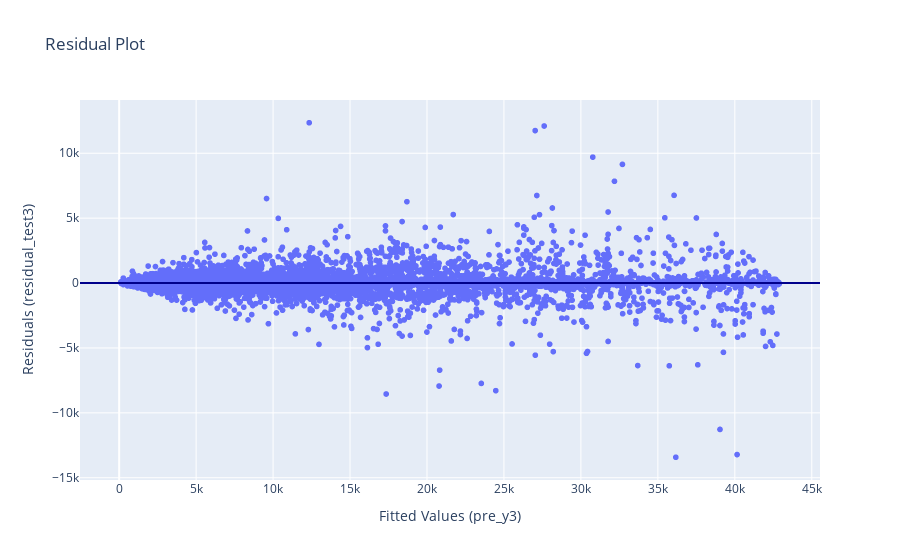

The code cell stored with this chart in its notebook:
### Code cell
fig = px.scatter(x = pre_y3, y = residual_test3, title = 'Residual Plot')
fig.add_hline(y = 0, line_color = 'darkblue')
fig.update_layout(xaxis_title = 'Fitted Values (pre_y3)', yaxis_title = 'Residuals (residual_test3)')
fig.show()

### Figure 1 — Plotly figure (JSON) as saved in the notebook; plotly's stock layout.template omitted (floating-point values rounded to 4 significant figures; data arrays with more than 128 entries replaced by an {"elided": "..."} marker saying what was removed)
{"data": [{"hovertemplate": "x=%{x}<br>y=%{y}<extra></extra>", "legendgroup": "", "marker": {"color": "#636efa", "symbol": "circle"}, "mode": "markers", "name": "", "showlegend": false, "type": "scattergl", "x": {"elided": "9468 float values"}, "xaxis": "x", "y": {"elided": "9468 float values"}, "yaxis": "y"}], "layout": {"legend": {"tracegroupgap": 0}, "shapes": [{"line": {"color": "darkblue"}, "type": "line", "x0": 0, "x1": 1, "xref": "x domain", "y0": 0, "y1": 0, "yref": "y"}], "title": {"text": "Residual Plot"}, "xaxis": {"anchor": "y", "domain": [0, 1], "title": {"text": "Fitted Values (pre_y3)"}}, "yaxis": {"anchor": "x", "domain": [0, 1], "title": {"text": "Residuals (residual_test3)"}}}}
